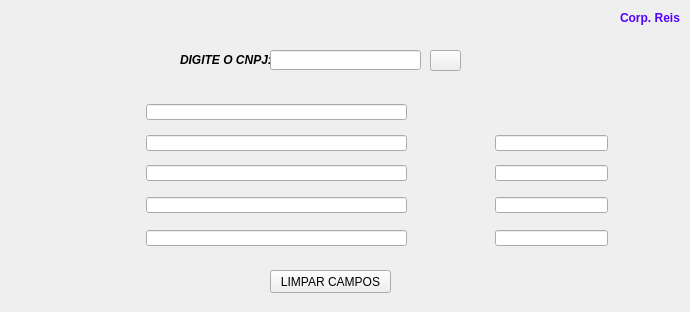
<?xml version="1.0" encoding="UTF-8"?>
<ui version="4.0">
 <class>MainWindow</class>
 <widget class="QMainWindow" name="MainWindow">
  <property name="geometry">
   <rect>
    <x>0</x>
    <y>0</y>
    <width>690</width>
    <height>312</height>
   </rect>
  </property>
  <property name="minimumSize">
   <size>
    <width>690</width>
    <height>312</height>
   </size>
  </property>
  <property name="maximumSize">
   <size>
    <width>690</width>
    <height>312</height>
   </size>
  </property>
  <property name="windowTitle">
   <string>Busca CNPJ | by Corp. Reis </string>
  </property>
  <property name="windowIcon">
   <iconset>
    <normaloff>icon.png</normaloff>icon.png</iconset>
  </property>
  <widget class="QWidget" name="centralwidget">
   <widget class="QLabel" name="label_fundo">
    <property name="geometry">
     <rect>
      <x>0</x>
      <y>0</y>
      <width>690</width>
      <height>311</height>
     </rect>
    </property>
    <property name="minimumSize">
     <size>
      <width>690</width>
      <height>311</height>
     </size>
    </property>
    <property name="maximumSize">
     <size>
      <width>690</width>
      <height>311</height>
     </size>
    </property>
    <property name="frameShape">
     <enum>QFrame::NoFrame</enum>
    </property>
    <property name="lineWidth">
     <number>0</number>
    </property>
    <property name="text">
     <string/>
    </property>
    <property name="pixmap">
     <pixmap>BUSCA_CNPJ.png</pixmap>
    </property>
   </widget>
   <widget class="QLabel" name="label_digiteoCNPJ">
    <property name="geometry">
     <rect>
      <x>180</x>
      <y>50</y>
      <width>91</width>
      <height>21</height>
     </rect>
    </property>
    <property name="toolTip">
     <string>&lt;html&gt;&lt;head/&gt;&lt;body&gt;&lt;p&gt;&lt;span style=&quot; font-weight:600; font-style:italic;&quot;&gt;DIGITE CNPJ:&lt;/span&gt;&lt;/p&gt;&lt;/body&gt;&lt;/html&gt;</string>
    </property>
    <property name="text">
     <string>&lt;html&gt;&lt;head/&gt;&lt;body&gt;&lt;p&gt;&lt;span style=&quot; font-weight:600; font-style:italic;&quot;&gt;DIGITE O CNPJ:&lt;/span&gt;&lt;/p&gt;&lt;/body&gt;&lt;/html&gt;</string>
    </property>
   </widget>
   <widget class="QLineEdit" name="lineEdit_cnpj">
    <property name="geometry">
     <rect>
      <x>270</x>
      <y>50</y>
      <width>151</width>
      <height>20</height>
     </rect>
    </property>
    <property name="inputMask">
     <string/>
    </property>
    <property name="text">
     <string/>
    </property>
   </widget>
   <widget class="QPushButton" name="pushButton_buscaCNPJ">
    <property name="geometry">
     <rect>
      <x>430</x>
      <y>50</y>
      <width>31</width>
      <height>21</height>
     </rect>
    </property>
    <property name="text">
     <string/>
    </property>
    <property name="icon">
     <iconset>
      <normaloff>documento.png</normaloff>documento.png</iconset>
    </property>
   </widget>
   <widget class="QPushButton" name="pushButton_limpa_campos">
    <property name="geometry">
     <rect>
      <x>270</x>
      <y>270</y>
      <width>121</width>
      <height>23</height>
     </rect>
    </property>
    <property name="cursor">
     <cursorShape>PointingHandCursor</cursorShape>
    </property>
    <property name="autoFillBackground">
     <bool>true</bool>
    </property>
    <property name="text">
     <string>LIMPAR CAMPOS</string>
    </property>
    <property name="icon">
     <iconset>
      <normaloff>apagador.png</normaloff>apagador.png</iconset>
    </property>
   </widget>
   <widget class="QLineEdit" name="lineEdit_nomeFantasia">
    <property name="geometry">
     <rect>
      <x>146</x>
      <y>104</y>
      <width>261</width>
      <height>16</height>
     </rect>
    </property>
   </widget>
   <widget class="QLineEdit" name="lineEdit_razaoSocial">
    <property name="geometry">
     <rect>
      <x>146</x>
      <y>135</y>
      <width>261</width>
      <height>16</height>
     </rect>
    </property>
   </widget>
   <widget class="QLineEdit" name="lineEdit_inscricao">
    <property name="geometry">
     <rect>
      <x>146</x>
      <y>165</y>
      <width>261</width>
      <height>16</height>
     </rect>
    </property>
   </widget>
   <widget class="QLineEdit" name="lineEdit_endereo">
    <property name="geometry">
     <rect>
      <x>146</x>
      <y>197</y>
      <width>261</width>
      <height>16</height>
     </rect>
    </property>
   </widget>
   <widget class="QLineEdit" name="lineEdit_cidade">
    <property name="geometry">
     <rect>
      <x>146</x>
      <y>230</y>
      <width>261</width>
      <height>16</height>
     </rect>
    </property>
   </widget>
   <widget class="QLineEdit" name="lineEdit_tipo">
    <property name="geometry">
     <rect>
      <x>495</x>
      <y>135</y>
      <width>113</width>
      <height>16</height>
     </rect>
    </property>
   </widget>
   <widget class="QLineEdit" name="lineEdit_cep">
    <property name="geometry">
     <rect>
      <x>495</x>
      <y>165</y>
      <width>113</width>
      <height>16</height>
     </rect>
    </property>
   </widget>
   <widget class="QLineEdit" name="lineEdit_num">
    <property name="geometry">
     <rect>
      <x>495</x>
      <y>197</y>
      <width>113</width>
      <height>16</height>
     </rect>
    </property>
   </widget>
   <widget class="QLineEdit" name="lineEdit_bairro">
    <property name="geometry">
     <rect>
      <x>495</x>
      <y>230</y>
      <width>113</width>
      <height>16</height>
     </rect>
    </property>
   </widget>
   <widget class="QLabel" name="label_creditos">
    <property name="geometry">
     <rect>
      <x>620</x>
      <y>10</y>
      <width>61</width>
      <height>16</height>
     </rect>
    </property>
    <property name="text">
     <string>&lt;html&gt;&lt;head/&gt;&lt;body&gt;&lt;p&gt;&lt;span style=&quot; font-weight:600; color:#5500ff;&quot;&gt;Corp. Reis&lt;/span&gt;&lt;/p&gt;&lt;/body&gt;&lt;/html&gt;</string>
    </property>
   </widget>
  </widget>
 </widget>
 <resources/>
 <connections/>
</ui>
